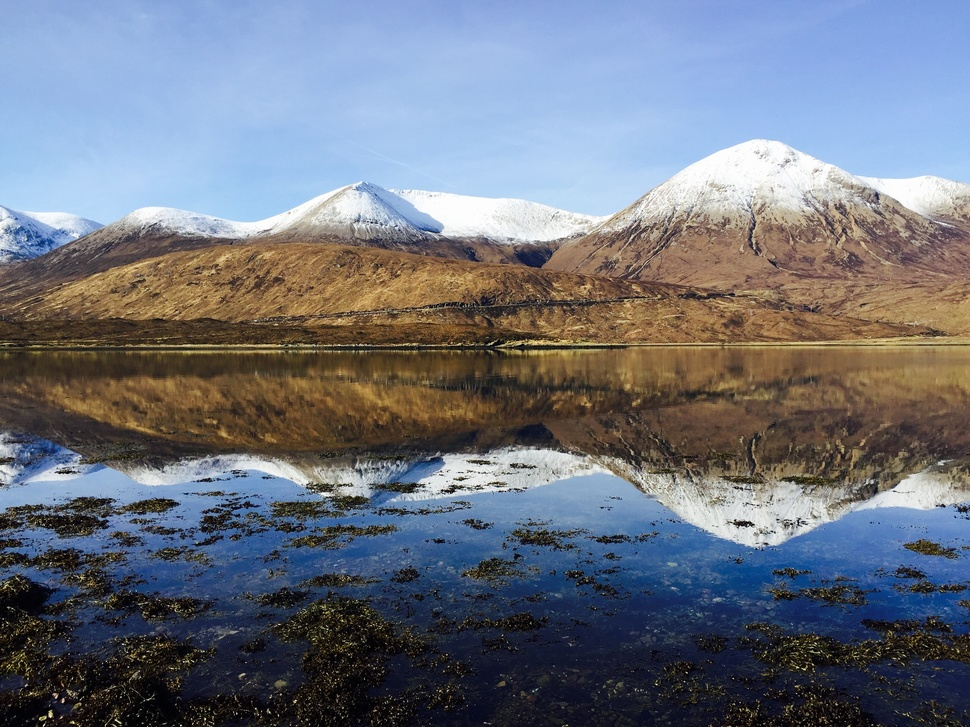
#> input picture image1.jpg, 970 x 727 px, shrunk from 3264 x 2448 before the run, found by its file name
$ python p2.py
#> lines starting #> are read from the running program, lines starting #| are printed output that depends on the picture
# Write a program to read an image and save the image in a different format.

import cv2
img = cv2.imread("D:\Programing Language\Python\image processing\image1.jpg",0)
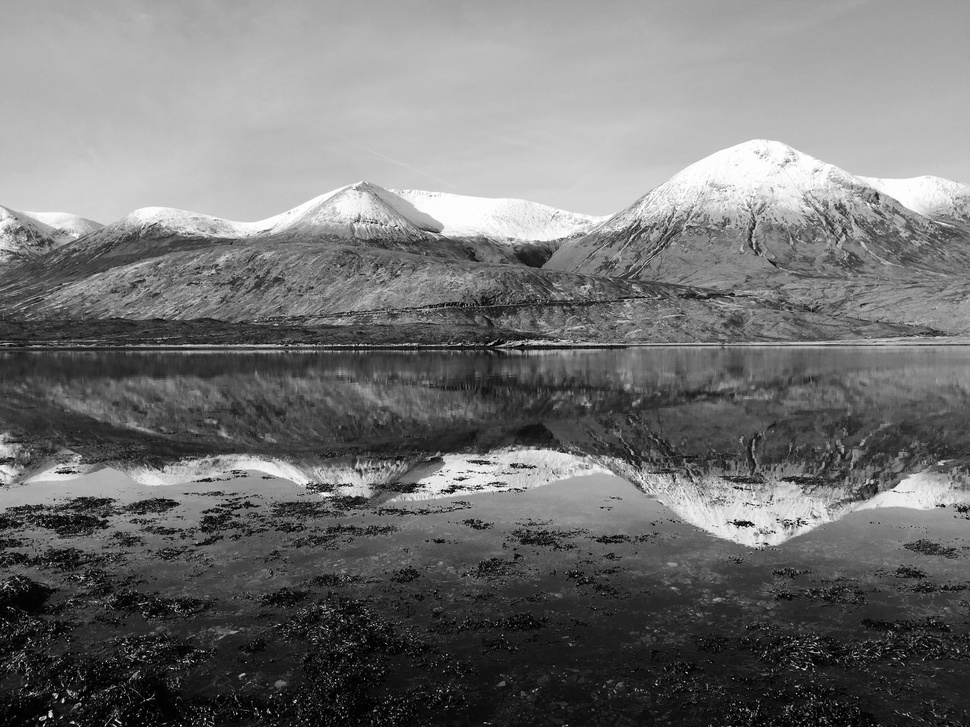
#> img: shape (727, 970); min 0, max 255, mean 115.1
output = "D:\Programing Language\Python\image processing\image2.jpg.jpg"
cv2.imshow('jay', img)
cv2.imwrite(output, img)
cv2.waitKey(0)
cv2.destroyAllWindows()
